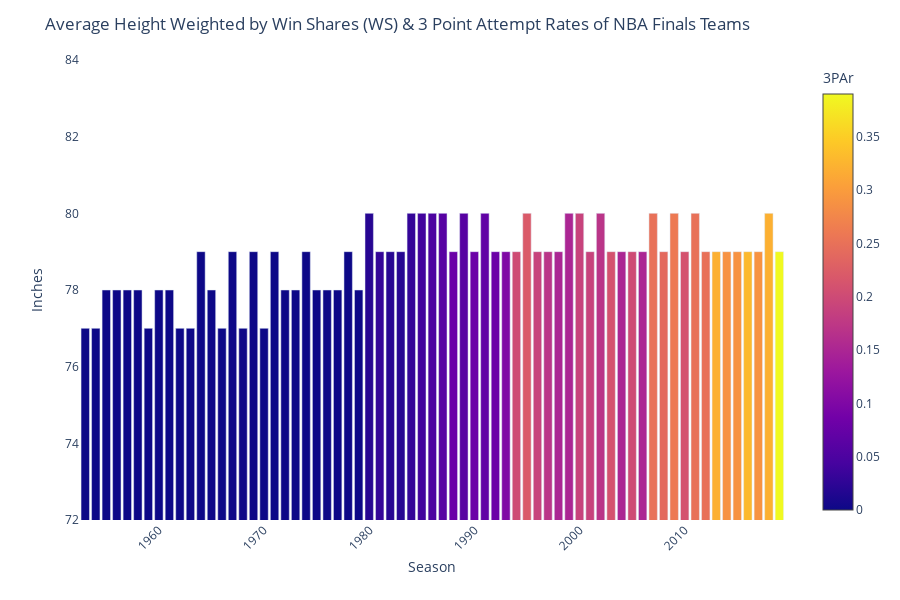

Notebook source saved alongside this figure:
### Code cell
data = df_grp_m_WS4bargraph2

fig = px.bar(data, x='Season', y='Avg_Ht_Inches_wt_WS',
             hover_data=['Avg_Ht_Inches_wt_WS', '3PAr'], color='3PAr',
             labels={'Avg_Ht_Inches_wt_WS':'Inches'} 
             #height=400
            )
fig.update_layout(xaxis_tickangle=-45,
                  paper_bgcolor='rgb(255, 255, 255)',
                  plot_bgcolor='rgb(255, 255, 255)',
                  title_text='Average Height Weighted by Win Shares (WS) & 3 Point Attempt Rates of NBA Finals Teams'
                 )
fig.update_yaxes(showgrid=False, 
                 zeroline=False,
                 range=[72, 84])
fig.show()

py.plot(fig, filename = 'scraping_project_nba_4', auto_open=True)

### Figure 1 — Plotly figure (JSON) as saved in the notebook; plotly's stock layout.template omitted (floating-point values rounded to 4 significant figures; data arrays with more than 128 entries replaced by an {"elided": "..."} marker saying what was removed)
{"data": [{"alignmentgroup": "True", "customdata": {"elided": "67x2 float values"}, "hoverlabel": {"namelength": 0}, "hovertemplate": "Season=%{x}<br>Inches=%{customdata[0]}<br>3PAr=%{marker.color}", "legendgroup": "", "marker": {"color": [0, 0, 0, 0, 0, 0, 0, 0, 0, 0, 0, 0, 0, 0, 0, 0, 0, 0, 0, 0, 0, 0, 0, 0, 0, 0, 0, 0.02, 0.03, 0.02, 0.02, 0.03, 0.04, 0.05, 0.06, 0.08, 0.06, 0.08, 0.07, 0.08, 0.1, 0.2, 0.22, 0.19, 0.17, 0.15, 0.15, 0.19, 0.19, 0.17, 0.21, 0.15, 0.2, 0.15, 0.25, 0.24, 0.26, 0.21, 0.25, 0.25, 0.32, 0.29, 0.29, 0.33, 0.29, 0.32, 0.39], "coloraxis": "coloraxis"}, "name": "", "offsetgroup": "", "orientation": "v", "showlegend": false, "textposition": "auto", "type": "bar", "x": [1953, 1954, 1955, 1956, 1957, 1958, 1959, 1960, 1961, 1962, 1963, 1964, 1965, 1966, 1967, 1968, 1969, 1970, 1971, 1972, 1973, 1974, 1975, 1976, 1977, 1978, 1979, 1980, 1981, 1982, 1983, 1984, 1985, 1986, 1987, 1988, 1989, 1990, 1991, 1992, 1993, 1994, 1995, 1996, 1997, 1998, 1999, 2000, 2001, 2002, 2003, 2004, 2005, 2006, 2007, 2008, 2009, 2010, 2011, 2012, 2013, 2014, 2015, 2016, 2017, 2018, 2019], "xaxis": "x", "y": [77, 77, 78, 78, 78, 78, 77, 78, 78, 77, 77, 79, 78, 77, 79, 77, 79, 77, 79, 78, 78, 79, 78, 78, 78, 79, 78, 80, 79, 79, 79, 80, 80, 80, 80, 79, 80, 79, 80, 79, 79, 79, 80, 79, 79, 79, 80, 80, 79, 80, 79, 79, 79, 79, 80, 79, 80, 79, 80, 79, 79, 79, 79, 79, 79, 80, 79], "yaxis": "y"}], "layout": {"barmode": "relative", "coloraxis": {"colorbar": {"title": {"text": "3PAr"}}, "colorscale": [[0, "#0d0887"], [0.1111, "#46039f"], [0.2222, "#7201a8"], [0.3333, "#9c179e"], [0.4444, "#bd3786"], [0.5556, "#d8576b"], [0.6667, "#ed7953"], [0.7778, "#fb9f3a"], [0.8889, "#fdca26"], [1, "#f0f921"]]}, "height": 600, "legend": {"tracegroupgap": 0}, "margin": {"t": 60}, "paper_bgcolor": "rgb(255, 255, 255)", "plot_bgcolor": "rgb(255, 255, 255)", "title": {"text": "Average Height Weighted by Win Shares (WS) & 3 Point Attempt Rates of NBA Finals Teams"}, "xaxis": {"anchor": "y", "domain": [0, 0.98], "tickangle": -45, "title": {"text": "Season"}}, "yaxis": {"anchor": "x", "domain": [0, 1], "range": [72, 84], "showgrid": false, "title": {"text": "Inches"}, "zeroline": false}}}
